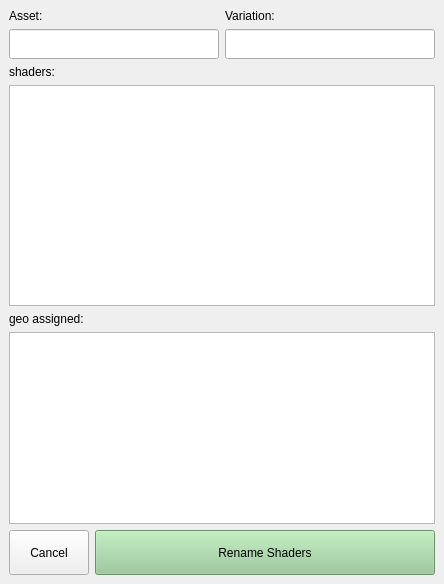
<?xml version="1.0" encoding="UTF-8"?>
<ui version="4.0">
 <class>shaderRenamerGUI</class>
 <widget class="QMainWindow" name="shaderRenamerGUI">
  <property name="enabled">
   <bool>true</bool>
  </property>
  <property name="geometry">
   <rect>
    <x>0</x>
    <y>0</y>
    <width>444</width>
    <height>584</height>
   </rect>
  </property>
  <property name="windowTitle">
   <string>MainWindow</string>
  </property>
  <property name="styleSheet">
   <string notr="true"/>
  </property>
  <widget class="QWidget" name="centralwidget">
   <property name="sizePolicy">
    <sizepolicy hsizetype="Preferred" vsizetype="Preferred">
     <horstretch>0</horstretch>
     <verstretch>0</verstretch>
    </sizepolicy>
   </property>
   <layout class="QGridLayout" name="gridLayout_2">
    <item row="2" column="0">
     <layout class="QHBoxLayout" name="mid_HBoxLayout">
      <item>
       <layout class="QGridLayout" name="midLeft_GridLayout">
        <item row="0" column="0">
         <widget class="QListView" name="shadersListView">
          <property name="enabled">
           <bool>true</bool>
          </property>
         </widget>
        </item>
       </layout>
      </item>
     </layout>
    </item>
    <item row="4" column="0">
     <layout class="QVBoxLayout" name="bottom_VBoxLayout">
      <item>
       <widget class="QLabel" name="assignedGeoLable">
        <property name="text">
         <string>geo assigned:</string>
        </property>
       </widget>
      </item>
      <item>
       <widget class="QListWidget" name="geoAssignedListWidget"/>
      </item>
      <item>
       <layout class="QHBoxLayout" name="exportButton_HBoxLayout">
        <item>
         <widget class="QPushButton" name="cancel_Button">
          <property name="sizePolicy">
           <sizepolicy hsizetype="Maximum" vsizetype="Minimum">
            <horstretch>0</horstretch>
            <verstretch>0</verstretch>
           </sizepolicy>
          </property>
          <property name="minimumSize">
           <size>
            <width>0</width>
            <height>45</height>
           </size>
          </property>
          <property name="text">
           <string>Cancel</string>
          </property>
         </widget>
        </item>
        <item>
         <widget class="QPushButton" name="renameButton">
          <property name="sizePolicy">
           <sizepolicy hsizetype="Minimum" vsizetype="Minimum">
            <horstretch>0</horstretch>
            <verstretch>0</verstretch>
           </sizepolicy>
          </property>
          <property name="minimumSize">
           <size>
            <width>0</width>
            <height>45</height>
           </size>
          </property>
          <property name="styleSheet">
           <string notr="true">QPushButton{background-color: rgb(150, 200, 150);}</string>
          </property>
          <property name="text">
           <string>Rename Shaders</string>
          </property>
         </widget>
        </item>
       </layout>
      </item>
     </layout>
    </item>
    <item row="0" column="0" rowspan="2">
     <layout class="QGridLayout" name="top_GridLayout" columnstretch="0,0">
      <item row="1" column="0">
       <widget class="QLineEdit" name="assetLineEdit">
        <property name="minimumSize">
         <size>
          <width>0</width>
          <height>30</height>
         </size>
        </property>
        <property name="text">
         <string/>
        </property>
       </widget>
      </item>
      <item row="1" column="1">
       <widget class="QLineEdit" name="variationLineEdit">
        <property name="minimumSize">
         <size>
          <width>0</width>
          <height>30</height>
         </size>
        </property>
       </widget>
      </item>
      <item row="2" column="0">
       <widget class="QLabel" name="shadersLable">
        <property name="text">
         <string>shaders:</string>
        </property>
       </widget>
      </item>
      <item row="0" column="0">
       <widget class="QLabel" name="assetLabel">
        <property name="text">
         <string>Asset:</string>
        </property>
       </widget>
      </item>
      <item row="0" column="1">
       <widget class="QLabel" name="variationLable">
        <property name="text">
         <string>Variation:</string>
        </property>
       </widget>
      </item>
     </layout>
    </item>
   </layout>
  </widget>
 </widget>
 <resources/>
 <connections/>
</ui>
